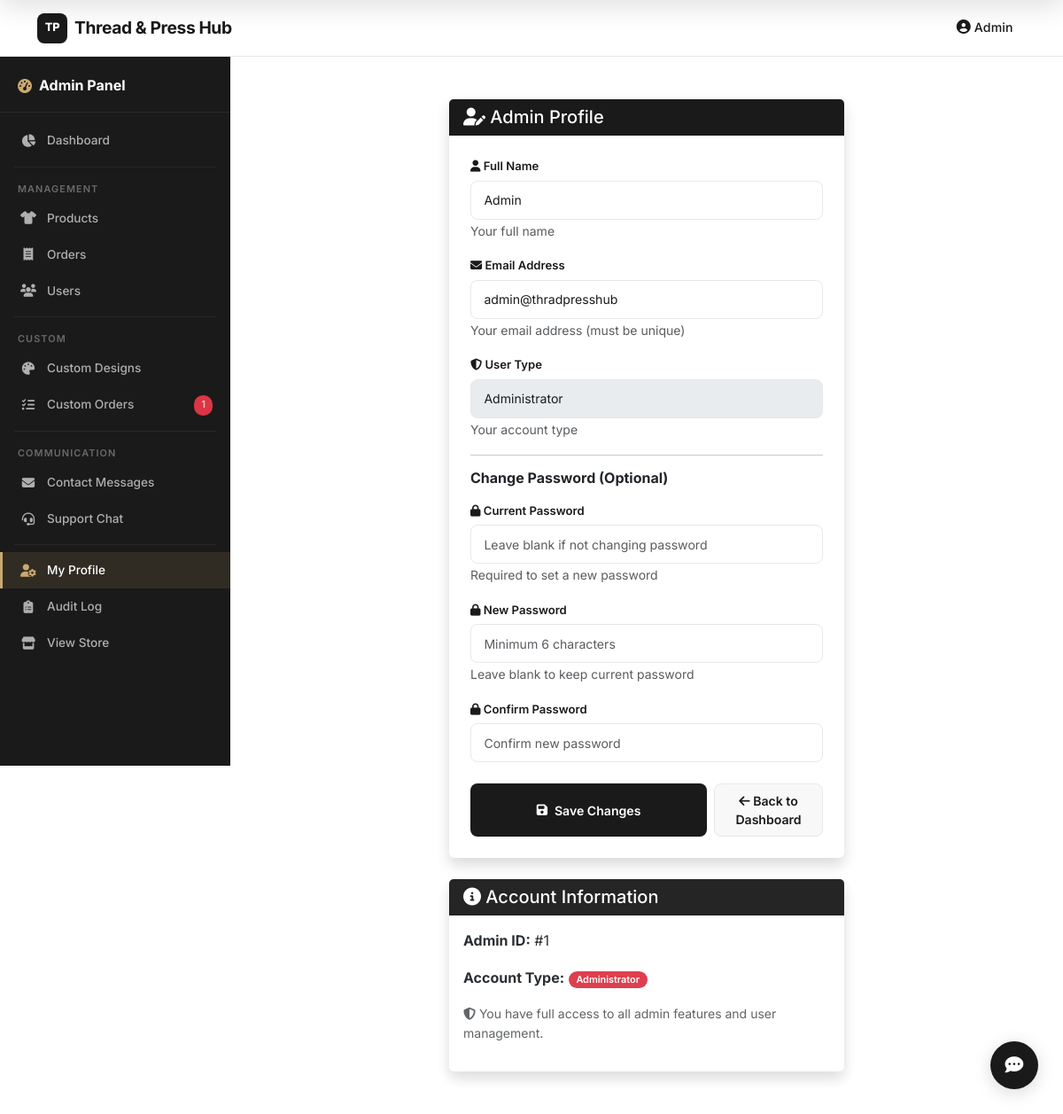
Screenshot of /admin/profile.php (signed in) with the database file from the repository.
### tables this page shows
CREATE TABLE `users` (
  `id` int(11) NOT NULL,
  `fullname` varchar(100) NOT NULL,
  `email` varchar(100) NOT NULL,
  `phone` varchar(20) DEFAULT NULL,
  `password` varchar(255) NOT NULL,
  `user_type` enum('regular','pwd','senior','admin') DEFAULT 'regular',
  `pwd_id` varchar(50) DEFAULT NULL,
  `senior_id` varchar(50) DEFAULT NULL,
  `street_address` varchar(255) DEFAULT NULL,
  `barangay` varchar(100) DEFAULT NULL,
  `city` varchar(100) DEFAULT NULL,
  `province` varchar(100) DEFAULT NULL,
  `zipcode` varchar(20) DEFAULT NULL,
  `created_at` timestamp NOT NULL DEFAULT current_timestamp(),
  `updated_at` timestamp NOT NULL DEFAULT current_timestamp() ON UPDATE current_timestamp()
);

### admin/profile.php (the view, shortened to what this page needs)
<?php
require '../includes/config.php';
$admin_id = $_SESSION['user_id'];
$stmt = $conn->prepare("SELECT id, fullname, email, user_type FROM users WHERE id = ? AND user_type = 'admin'");
$stmt->bind_param("i", $admin_id);
$stmt->execute();
$result = $stmt->get_result();
$admin = $result->fetch_assoc();
?>
<?php include '../includes/header/header.php'; ?>
<?php include '../includes/admin-sidebar.php'; ?>
<div class="container my-5">
    <div class="row justify-content-center">
        <div class="col-md-8 col-lg-6">
            <div class="card border-0 shadow">
                <div class="card-header bg-dark text-white">
                    <h5 class="mb-0"><i class="fas fa-user-edit"></i> Admin Profile</h5>
                </div>
                <div class="card-body p-4">
                    <form method="POST" action="">
                        <div class="mb-3">
                            <label for="fullname" class="form-label"><i class="fas fa-user"></i> Full Name</label>
                            <input type="text" class="form-control" id="fullname" name="fullname" value="<?php echo htmlspecialchars($admin['fullname']); ?>" required>
                            <small class="text-muted">Your full name</small>
                        </div>
                        <div class="mb-3">
                            <label for="email" class="form-label"><i class="fas fa-envelope"></i> Email Address</label>
                            <input type="email" class="form-control" id="email" name="email" value="<?php echo htmlspecialchars($admin['email']); ?>" required>
                            <small class="text-muted">Your email address (must be unique)</small>
                        </div>
                        <div class="mb-3">
                            <label for="usertype" class="form-label"><i class="fas fa-shield-alt"></i> User Type</label>
                            <input type="text" class="form-control" id="usertype" value="Administrator" disabled>
                            <small class="text-muted">Your account type</small>
                        </div>
                        <hr>
                        <h6 class="mb-3" style="font-weight: 700;">Change Password (Optional)</h6>
                        <div class="mb-3">
                            <label for="current_password" class="form-label"><i class="fas fa-lock"></i> Current Password</label>
                            <input type="password" class="form-control" id="current_password" name="current_password" placeholder="Leave blank if not changing password">
                            <small class="text-muted">Required to set a new password</small>
                        </div>
                        <div class="mb-3">
                            <label for="new_password" class="form-label"><i class="fas fa-lock"></i> New Password</label>
                            <input type="password" class="form-control" id="new_password" name="new_password" placeholder="Minimum 6 characters">
                            <small class="text-muted">Leave blank to keep current password</small>
                        </div>
                        <div class="mb-4">
                            <label for="confirm_password" class="form-label"><i class="fas fa-lock"></i> Confirm Password</label>
                            <input type="password" class="form-control" id="confirm_password" name="confirm_password" placeholder="Confirm new password">
                        </div>
                        <div class="d-grid gap-2 d-sm-flex">
                            <button type="submit" class="btn btn-primary">
                                <i class="fas fa-save"></i> Save Changes
                            </button>
                            <a href="dashboard.php" class="btn btn-secondary">
                                <i class="fas fa-arrow-left"></i> Back to Dashboard
                            </a>
                        </div>
                    </form>
                </div>
            </div>
            <div class="card border-0 shadow mt-4">
                <div class="card-header bg-light">
                    <h5 class="mb-0"><i class="fas fa-info-circle"></i> Account Information</h5>
                </div>
                <div class="card-body">
                    <p><strong>Admin ID:</strong> #<?php echo $admin['id']; ?></p>
                    <p><strong>Account Type:</strong> <span class="badge bg-danger">Administrator</span></p>
                    <p class="text-muted small"><i class="fas fa-shield-alt"></i> You have full access to all admin features and user management.</p>
                </div>
            </div>
        </div>
    </div>
</div>
    </div>
</div>
<?php include '../includes/footer/footer.php'; ?>

### css/style.css (style rules this page uses)
* { margin: 0; padding: 0; box-sizing: border-box; }
html, body { margin: 0 !important; padding: 0 !important; }
:root { --primary: #1a1a1a; --primary-light: #333333; --secondary: #666666; --accent: #c8a96e; --accent-hover: #b89555; --text-dark: #1a1a1a; --text-medium: #555555; --text-light: #888888; --bg-white: #ffffff; --bg-light: #f8f8f8; --bg-gray: #f2f2f2; --border-light: #e8e8e8; --border-medium: #d0d0d0; --success: #22c55e; --danger: #ef4444; --warning: #f59e0b; --info: #3b82f6; --shadow-sm: 0 1px 3px rgba(0,0,0,0.06); --shadow-md: 0 4px 12px rgba(0,0,0,0.08); --shadow-lg: 0 8px 30px rgba(0,0,0,0.12); --radius-sm: 8px; --radius-md: 12px; --radius-lg: 16px; --radius-xl: 24px; --transition: all 0.25s ease; --coffee-dark: #1a1a1a; --coffee-brown: #333333; --coffee-light: #666666; --coffee-cream: #f2f2f2; --accent-green: #1a1a1a; }
body { font-family: 'Inter', -apple-system, BlinkMacSystemFont, 'Segoe UI', Roboto, sans-serif; color: var(--text-dark); background-color: var(--bg-white); line-height: 1.6; -webkit-font-smoothing: antialiased; -moz-osx-font-smoothing: grayscale; padding-top: 0 !important; }
.form-label { font-weight: 600; color: var(--text-dark); margin-bottom: 0.35rem; display: block; font-size: 0.82rem; }
.form-control { border: 1.5px solid var(--border-light); border-radius: var(--radius-sm); padding: 0.65rem 0.9rem; font-size: 0.88rem; transition: var(--transition); background: var(--bg-white); color: var(--text-dark); }
.btn-primary { background-color: var(--primary) !important; border: none !important; padding: 0.65rem 1.75rem !important; font-weight: 600 !important; border-radius: var(--radius-sm) !important; transition: var(--transition) !important; width: 100%; font-size: 0.88rem; display: inline-flex; align-items: center; justify-content: center; gap: 0.5rem; color: white !important; }
.btn-secondary { background-color: var(--bg-light) !important; color: var(--text-dark) !important; border: 1px solid var(--border-light) !important; }
.btn { border-radius: var(--radius-sm); padding: 0.5rem 1rem; font-weight: 600; transition: var(--transition); border: none; font-size: 0.88rem; }
.badge { padding: 0.25rem 0.55rem; border-radius: var(--radius-xl); font-size: 0.68rem; font-weight: 600; }
.card-header { background: var(--primary) !important; color: white; border-radius: var(--radius-md) var(--radius-md) 0 0; font-weight: 600; }

### rows the page displays
users: fullname "Admin", email "admin@thradpresshub", id "1"

### other values shown
$_SESSION['user_name'] "Admin"
$pending_custom_orders "1"
